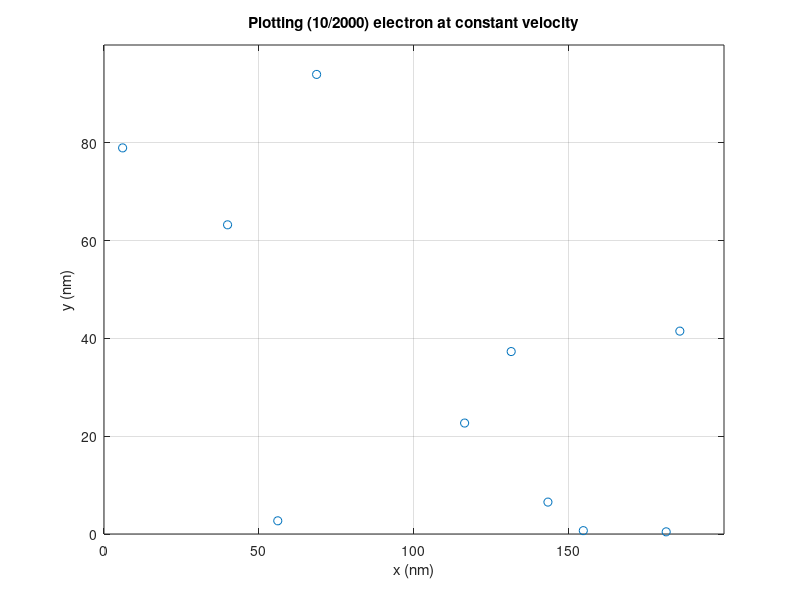
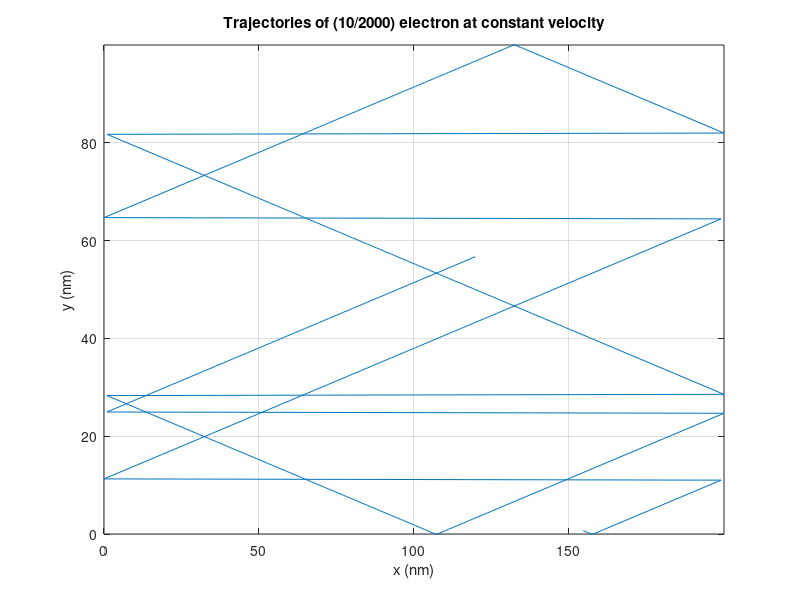

Recreate these plots in MATLAB, in order.
%{
% Author: Maharshi Gurjar
% ELEC 4700 - Modeling of Integrated Devices
% Assignment 1
%}
clc; close all; clear;
set(0, 'DefaultFigureWindowStyle', 'docked')
%Define simulation envrionment and constants
M0 = 9.10938356e-31; %Rest mass of electron
Mass_n = 0.26*M0; %Effective mass of electron
T = 300; % Simulation envrionment temperature (K)
k = 1.38064852e-23; % Boltzmans constant
V_thermal = sqrt(2*k*T/Mass_n); %Thermal Veleocity
Height = 100e-9; % The height of the simulation environment
Length = 200e-9; % The lengthof the simulation environment
nElectrons = 2e3; % Total number of electrons to simulate
nPlotted_Electrons = 10; %Total number of electrons displayed 
Time_Step = Height/V_thermal/100; % Time step of simulation
Iterations = 1000; % Number of iternations to simulate
Show_Movie = 1; %Display steps control

% The mean free path is determined by multipling the thermal velocity 
... by the mean time between collisions: 
MFP = V_thermal * 0.2e-12; %Mean free path 

%The state of the electron  (postion and velocity) is stored in a array
... where each index refers to [x-position y-position v-in-x v-in-y]
Electron_State = zeros(nElectrons,4);
%Trajectories will be recorded in the array below, where there are 
... double the colums as we need both the x and y positions for each
    ... of the "to-be-plotted" electrons
Trajectories = zeros(Iterations,nPlotted_Electrons*2);
%Temperature will be recorded in the array below
Temperature = zeros(Iterations,1);

%Generate a random inital population postion and velocity
for i = 1:nElectrons
   angle = rand()*2*pi; %angle of trajectory
   Electron_State(i,:) = [Length*rand() Height*rand() V_thermal*cos(angle) V_thermal*sin(angle)]; 
end

%We will now move (iterate) over time, updating the positions and direction
...while plotting the state
for i = 1:Iterations
    %The line below updates the x,y position by moving it to a new position
    ... using its current position + the velocity*(time step)
    Electron_State(:,1:2) = Electron_State(:,1:2) + Time_Step.*Electron_State(:,3:4);

    %Checks the boundary Conditions (if electron is at the bounds)
    for j = 1 : nElectrons
       if Electron_State(j,1) > Length
           Electron_State(j,1) = Electron_State(j,1) - Length;
       elseif Electron_State(j,1) <0
           Electron_State(j,1) = Electron_State(j,1) + Length;
       end
       if Electron_State(j,2) > Height
           Electron_State(j,4) = -Electron_State(j,4);
       elseif Electron_State(j,2) < 0
           Electron_State(j,4) = -Electron_State(j,4);
       end
    end
    % Stores the Electron [x y] posistions in the Trajectories vector
    ... for each different electron in a new coloum
    for j = 1: nPlotted_Electrons
       Trajectories(i, (j*2):(j*2+1)) = Electron_State(j,1:2); 
    end
    %To calcuatle the themal energy, Maxwell's principle of equipartion 
    ... is used,  where the final equation then becomes;
    Temperature(i) = ( sum (Electron_State(:,3).^2) + sum(Electron_State(:,4).^2)) * Mass_n / k / 2 / nElectrons;
    
    %Shows the pathing of the electron, as well as the updating trajectory
    ... Where the mod(i,n) controls the speed of updating the plot, for 
        ...higher levelse of n the plot updates faster 
    if Show_Movie && mod(i,5) == 0
       figure(1)
       subplot(1,1,1);
       hold off;
       plot(Electron_State(1:nPlotted_Electrons,1)./1e-9,Electron_State(1:nPlotted_Electrons,2)./1e-9,'o');
       grid on;
       axis([0 Length/1e-9 0 Height/1e-9]);
       xlabel('x (nm)');
       ylabel('y (nm)');
       title(sprintf("Plotting (%d/%d) electron at constant velocity",nPlotted_Electrons,nElectrons));
         
    end
end
figure(2)
subplot(1,1,1)
for i = 1:nPlotted_Electrons
    plot(Trajectories(:,i*2)./1e-9, Trajectories(:,i*2+1)./1e-9, '-');
end
axis([0 Length/1e-9 0 Height/1e-9]);
xlabel('x (nm)');
ylabel('y (nm)');
grid on;
title(sprintf("Trajectories of (%d/%d) electron at constant velocity",nPlotted_Electrons,nElectrons));